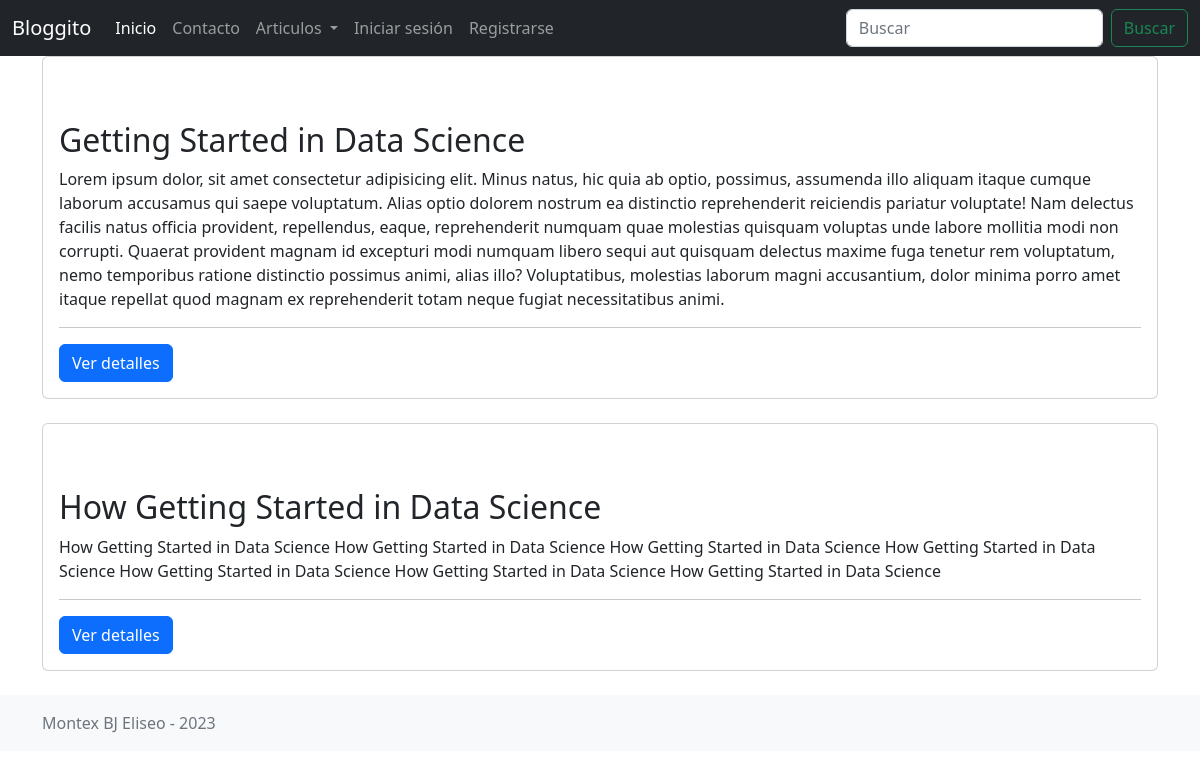
/posts/, run on the app's committed database.
### apps/posts/models.py (models this page shows, shortened)
class Post(models.Model):
    title = models.CharField(max_length=100)
    short_description = models.TextField()
    image = models.ImageField()
    content = models.TextField()
    created_at = models.DateTimeField(auto_now=True, editable=False)
    updated_at = models.DateTimeField(auto_now_add=True, editable=False)
    author = models.ForeignKey(get_user_model(), null=True, on_delete=models.SET_NULL)
    category = models.ForeignKey(Category, null=True, on_delete=models.SET_NULL)
    tags = models.ManyToManyField(Tag)
    def get_absolute_url(self):
        return reverse('posts:view', args=[self.pk])

### apps/posts/views.py (the view)
# urls.py: path('', PostListView.as_view(), name = 'index'),
class PostListView(ListView):
    model = Post
    template_name = "posts/post_list.html"
    context_object_name = "posts"

### templates/posts/post_list.html (shortened to what this page needs)
{% extends 'base.html' %}
{% block content %}
<section class="container">
    {% for post in posts %}
    <article class="card  mb-4">
        <div class="card-body">
            <h2 class="mt-5">{{post.title}}</h2>
            <p>{{post.short_description}}</p>
            <hr>
            <a class="btn btn-primary" href="{{post.get_absolute_url}}">Ver detalles</a>
        </div>
    </article>
        {% empty %}
        <h1>No hay articulos para mostrar</h1>
    {% endfor %}
</section>
{% endblock content %}

### data on the page
Post: title "Getting Started in Data Science", short_description "Lorem ipsum dolor, sit amet consectetur adipisicing elit. Minus natus, hic quia ab optio, possimus, assumenda illo aliquam itaque cumque laborum accusamus qui saepe voluptatum. Alias optio dolorem nostrum ea distinctio reprehenderit reiciendis pariatur voluptate! Nam delectus facilis natus officia provident, repellendus, eaque, reprehenderit numquam quae molestias quisquam voluptas unde labore mollitia modi non corrupti. Quaerat provident magnam id excepturi modi numquam libero sequi aut quisquam delectus maxime fuga tenetur rem voluptatum, nemo temporibus ratione distinctio possimus animi, alias illo? Voluptatibus, molestias laborum magni accusantium, dolor minima porro amet itaque…"
Post: title "How Getting Started in Data Science", short_description "How Getting Started in Data Science How Getting Started in Data Science How Getting Started in Data Science How Getting Started in Data Science How Getting Started in Data Science How Getting Started in Data Science How Getting Started in Data Science"
